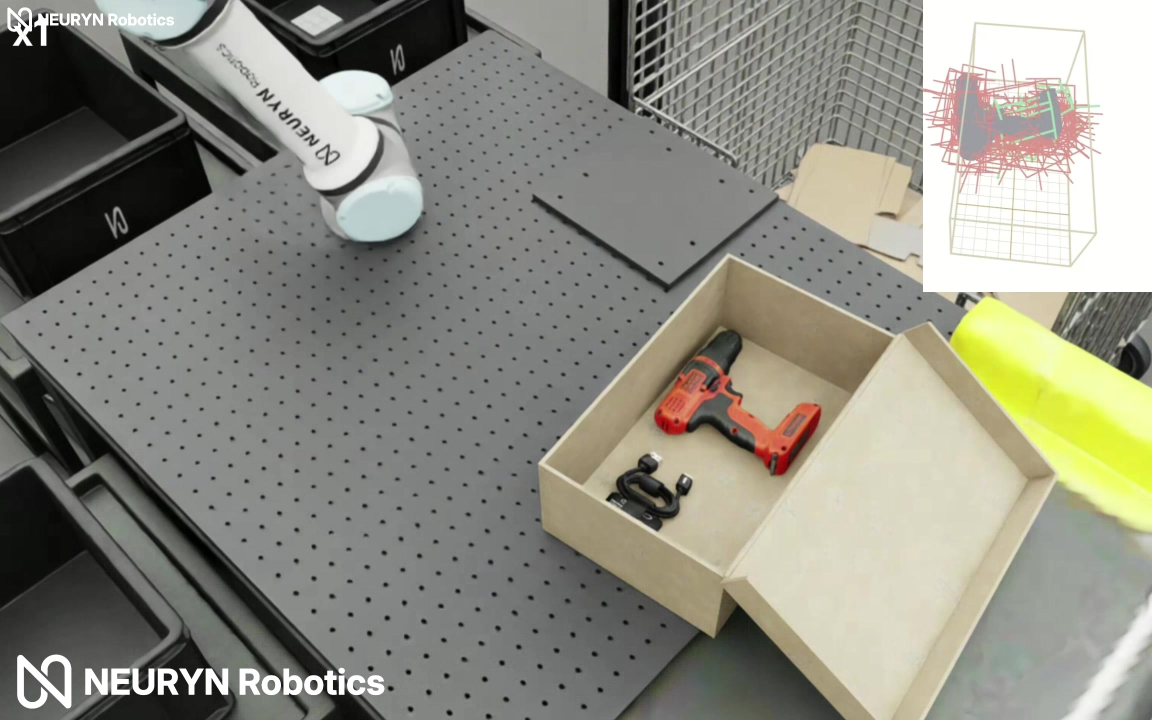
#> input picture figures/src/frame_cell.jpg, 2304 x 1440 px (shown at 1/2 size)
$ python make_hero.py ../figures/src/frame_cell.jpg
#> lines starting #> are read from the running program, lines starting #| are printed output that depends on the picture
#!/usr/bin/env python3
"""Header banner: the box as the cell sees it, and underneath what the grasp generator
proposes for the cable in it, before and after regenerating the candidates.

    python scripts/make_hero.py

Photo: figures/src/frame_cell.jpg, a frame of the cell's own recording.
Panels: rendered from data/seed7/{regen_off,regen_on}.npz by scripts/make_visor_shot.py.
"""
import importlib.util, json, os, sys
from PIL import Image, ImageDraw, ImageFont, ImageFilter

HERE = os.path.dirname(os.path.abspath(__file__))
SRC = os.path.join(HERE, "..", "figures", "src", "frame_cell.jpg")
D = os.path.join(HERE, "..", "data", "seed7")
OUT = os.path.join(HERE, "..", "figures", "hero.png")
W = 2400
BG, INK, DIM, GREEN, RED = (13, 15, 19), (244, 246, 249), (150, 158, 170), (45, 200, 105), (222, 70, 60)
FT = "/usr/share/fonts/truetype/dejavu/DejaVuSans.ttf"
FB = "/usr/share/fonts/truetype/dejavu/DejaVuSans-Bold.ttf"
font = lambda s, b=False: ImageFont.truetype(FB if b else FT, s)
RADIUS = 26

def rounded(img, radius=RADIUS):
    """Copy of img with rounded corners, as RGBA."""
    m = Image.new("L", img.size, 0)
    ImageDraw.Draw(m).rounded_rectangle([0, 0, img.width - 1, img.height - 1], radius, fill=255)
    out = img.convert("RGBA"); out.putalpha(m)
    return out

def place(canvas, img, xy, radius=RADIUS):
    """Paste with rounded corners and a soft drop shadow."""
    card = rounded(img, radius)
    pad = 46
    sh = Image.new("RGBA", (card.width + 2 * pad, card.height + 2 * pad), (0, 0, 0, 0))
    ImageDraw.Draw(sh).rounded_rectangle([pad, pad + 8, pad + card.width, pad + card.height + 8],
                                         radius, fill=(0, 0, 0, 205))
    sh = sh.filter(ImageFilter.GaussianBlur(26))
    canvas.alpha_composite(sh, (xy[0] - pad, xy[1] - pad))
    canvas.alpha_composite(card, xy)

def trim(img, bg, tol=8):
    """Drop the flat margin matplotlib leaves around the 3D axes."""
    from PIL import ImageChops
    ref = Image.new("RGB", img.size, bg)
    box = ImageChops.difference(img.convert("RGB"), ref).convert("L").point(lambda v: 255 if v > tol else 0).getbbox()
    return img.crop(box) if box else img

def panels():
    spec = importlib.util.spec_from_file_location("vs", os.path.join(HERE, "make_visor_shot.py"))
    vs = importlib.util.module_from_spec(spec); sys.argv = ["x"]
    try: spec.loader.exec_module(vs)
    except SystemExit: pass
    b = json.load(open(os.path.join(D, "box_geometry.json")))
    out = []
    for tag in ("regen_off", "regen_on"):
        png = os.path.join(HERE, "..", "figures", "src", f"panel_{tag}.png")
        n, ok = vs.render_panel(os.path.join(D, f"{tag}.npz"), b, png, size=(6.6, 5.2), dpi=170, dark=False)
        out.append((trim(Image.open(png).convert("RGB"), (255, 255, 255)), n, ok))
    pad = 30
    w = max(i.width for i, _, _ in out) + 2 * pad           # both panels share one frame,
    h = max(i.height for i, _, _ in out) + 2 * pad          # so the numbers under them line up
    fixed = []
    for img, n, ok in out:
        card = Image.new("RGB", (w, h), (255, 255, 255))
        card.paste(img, ((w - img.width) // 2, (h - img.height) // 2))
        fixed.append((card, n, ok))
    return fixed

def main() -> int:
    photo = Image.open(SRC).convert("RGB").crop((980, 540, 1844, 1240))
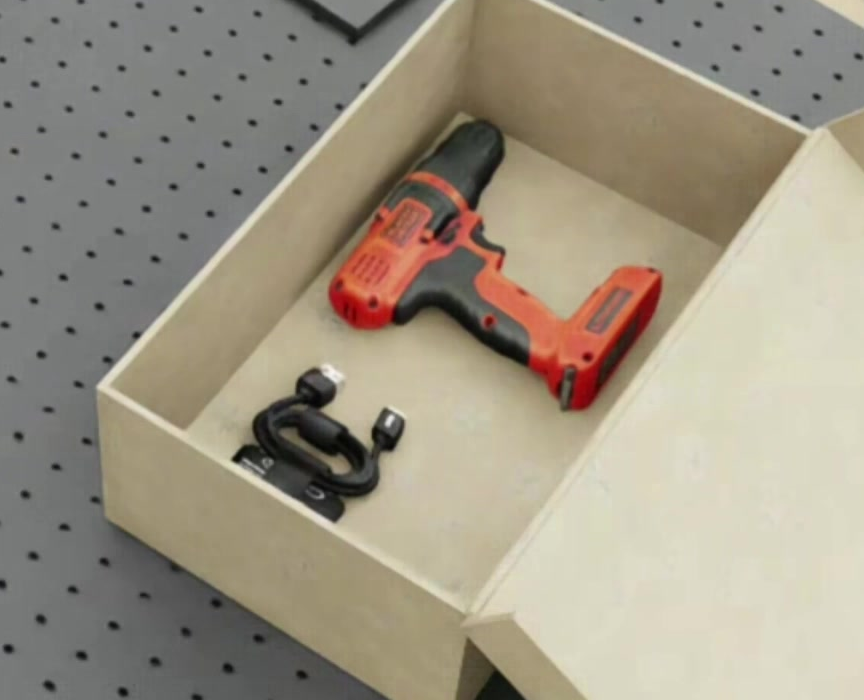
#> photo: PIL image 864x700 RGB; mean R, G, B 157.8, 149.3, 132.2
    pw_photo = 980
    photo = photo.resize((pw_photo, int(photo.height * pw_photo / photo.width)), Image.LANCZOS)
#> photo: PIL image 980x793 RGB

    ps = panels()
    pw = 900
    cards = [(p.resize((pw, int(p.height * pw / p.width)), Image.LANCZOS), n, ok) for p, n, ok in ps]
    gap = 168
    y_photo, y_panels = 300, 300 + photo.height + 160
    H = y_panels + cards[0][0].height + 250

    canvas = Image.new("RGBA", (W, H), BG + (255,))
    d = ImageDraw.Draw(canvas)
    d.text((W // 2, 60), "G R A S P G E N - X   I N S I D E   A   C O N T A I N E R",
           font=font(23, True), fill=DIM, anchor="ma")
    d.text((W // 2, 104), "400 grasps proposed. Three of them fit.", font=font(86, True), fill=INK, anchor="ma")
    d.text((W // 2, 216), "What a cardboard box does to an off-the-shelf grasp generator, and what "
                          "regenerating the candidates recovers.", font=font(28), fill=DIM, anchor="ma")

    place(canvas, photo, ((W - photo.width) // 2, y_photo))

    x0 = (W - (2 * pw + gap)) // 2
    for i, (card, n, ok) in enumerate(cards):
        x = x0 + i * (pw + gap)
        d.text((x + pw // 2, y_panels - 56), ("as sampled", "after constraint-aware regeneration")[i],
               font=font(30, True), fill=INK, anchor="ma")
        place(canvas, card, (x, y_panels))
        cx, by = x + pw // 2, y_panels + card.height
        d.text((cx, by + 30), f"{ok}", font=font(72, True), fill=GREEN if i else DIM, anchor="ma")
        d.text((cx, by + 122), "usable, of the 400 proposed", font=font(34), fill=DIM, anchor="ma")

    # the arrow between the two panels, with the factor it stands for
    ax_ = x0 + pw + gap // 2
    ay = y_panels + cards[0][0].height // 2
    d.ellipse([ax_ - 62, ay - 62, ax_ + 62, ay + 62], fill=(22, 26, 32), outline=GREEN, width=3)
    d.line([(ax_ - 34, ay), (ax_ + 12, ay)], fill=GREEN, width=9)
    d.polygon([(ax_ + 4, ay - 24), (ax_ + 36, ay), (ax_ + 4, ay + 24)], fill=GREEN)
    n0, n1 = cards[0][2], cards[1][2]
    d.text((ax_, ay + 86), f"× {n1 / n0:.0f}", font=font(38, True), fill=GREEN, anchor="ma")

    y = H - 52
    d.text((W // 2 - 300, y), "──", font=font(24, True), fill=GREEN, anchor="ma")
    d.text((W // 2 - 276, y - 4), "clears the walls, the floor, the neighbours and the descent",
           font=font(23), fill=DIM)
    d.text((W // 2 + 470, y), "──", font=font(24, True), fill=RED, anchor="ma")
    d.text((W // 2 + 494, y - 4), "killed by the box", font=font(23), fill=DIM)

    canvas.convert("RGB").save(OUT, quality=95)
    print("written", OUT, (W, H))
    return 0

if __name__ == "__main__":
#> (the run stopped early here; a loop or call above may not have finished)
